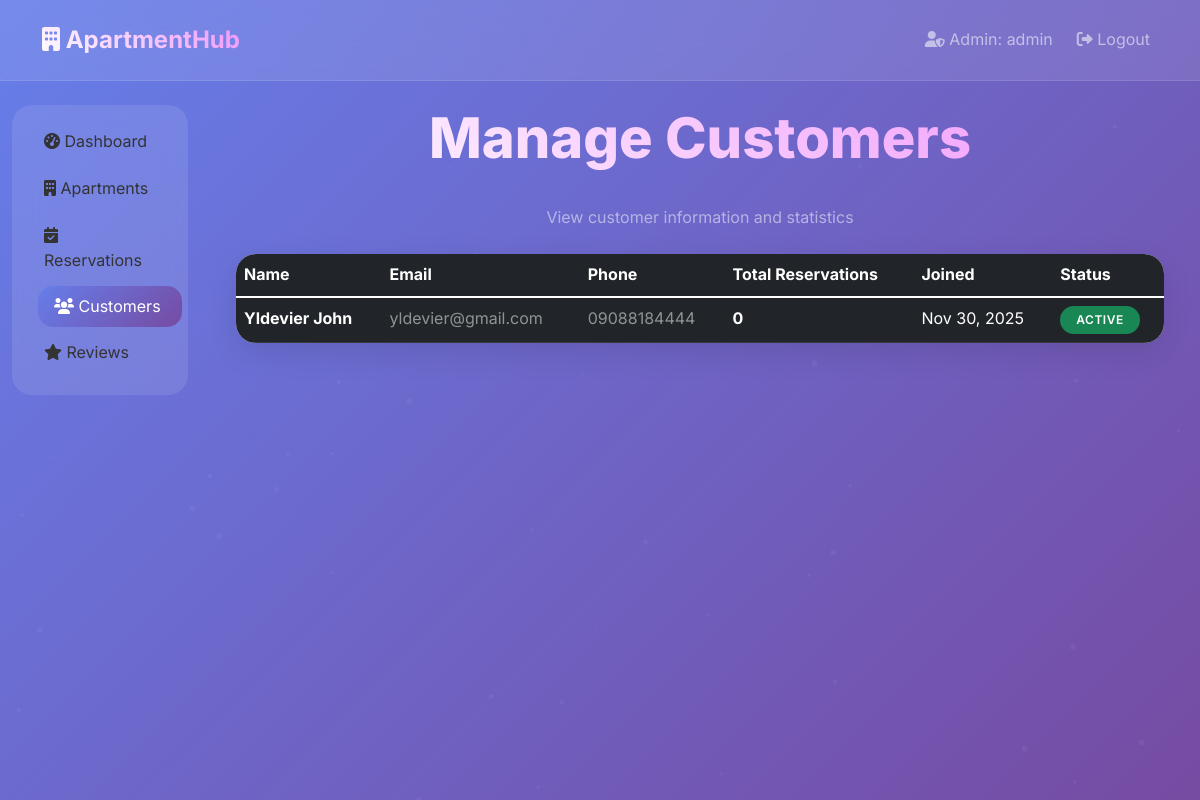
The page /admin/customers.php (signed in) on the database its author committed.
### tables this page shows
CREATE TABLE `users` (
  `id` int(11) NOT NULL,
  `username` varchar(50) NOT NULL,
  `password` varchar(255) NOT NULL,
  `role` enum('admin','customer') NOT NULL DEFAULT 'customer',
  `first_name` varchar(50) NOT NULL,
  `last_name` varchar(50) NOT NULL,
  `email` varchar(100) NOT NULL,
  `phone` varchar(20) DEFAULT NULL,
  `status` enum('active','inactive') DEFAULT 'active',
  `created_at` timestamp NOT NULL DEFAULT current_timestamp()
);

### admin/customers.php (the view, shortened to what this page needs)
<?php
require_once '../config/init.php';
$stmt = $pdo->query("SELECT u.*, COUNT(r.id) as total_reservations FROM users u LEFT JOIN reservations r ON u.id = r.customer_id WHERE u.role = 'customer' GROUP BY u.id ORDER BY u.created_at DESC");
$customers = $stmt->fetchAll();
?>
<!DOCTYPE html>
<html lang="en">
<head>
    <link href="https://cdn.jsdelivr.net/npm/bootstrap@5.1.3/dist/css/bootstrap.min.css" rel="stylesheet">
    <link href="https://cdnjs.cloudflare.com/ajax/libs/font-awesome/6.0.0/css/all.min.css" rel="stylesheet">
    <link rel="stylesheet" href="../assets/css/style.css">
</head>
<body style="background: linear-gradient(135deg, #667eea 0%, #764ba2 100%); min-height: 100vh;">
<nav class="navbar navbar-expand-lg navbar-dark">
    <div class="container">
        <a class="navbar-brand" href="../index.php">
            <i class="fas fa-building"></i> ApartmentHub
        </a>
        <div class="navbar-nav ms-auto">
            <span class="navbar-text me-3">
                <i class="fas fa-user-shield"></i> Admin: <?= $_SESSION['username'] ?>
            </span>
            <a class="nav-link" href="../logout.php">
                <i class="fas fa-sign-out-alt"></i> Logout
            </a>
        </div>
    </div>
</nav>
<div class="container-fluid">
    <div class="row">
        <div class="col-md-2">
            <div class="sidebar mt-4">
                <div class="list-group list-group-flush">
                    <a href="dashboard.php" class="list-group-item list-group-item-action">
                        <i class="fas fa-tachometer-alt"></i> Dashboard
                    </a>
                    <a href="apartments.php" class="list-group-item list-group-item-action">
                        <i class="fas fa-building"></i> Apartments
                    </a>
                    <a href="reservations.php" class="list-group-item list-group-item-action">
                        <i class="fas fa-calendar-check"></i> Reservations
                    </a>
                    <a href="customers.php" class="list-group-item list-group-item-action active">
                        <i class="fas fa-users"></i> Customers
                    </a>
                    <a href="reviews.php" class="list-group-item list-group-item-action">
                        <i class="fas fa-star"></i> Reviews
                    </a>
                </div>
            </div>
        </div>
        <div class="col-md-10">
            <div class="container mt-4">
                <div class="text-center mb-4">
                    <h1 class="hero-title">Manage Customers</h1>
                    <p class="text-white-50">View customer information and statistics</p>
                </div>
                <div class="card glass border-0">
                    <div class="card-body p-0">
                        <div class="table-responsive">
                            <table class="table table-dark table-hover mb-0">
                                <thead>
                                    <tr>
                                        <th class="border-0 text-white">Name</th>
                                        <th class="border-0 text-white">Email</th>
                                        <th class="border-0 text-white">Phone</th>
                                        <th class="border-0 text-white">Total Reservations</th>
                                        <th class="border-0 text-white">Joined</th>
                                        <th class="border-0 text-white">Status</th>
                                    </tr>
                                </thead>
                                <tbody>
                                    <?php foreach ($customers as $customer): ?>
                                    <tr>
                                        <td class="text-white fw-bold"><?= $customer['first_name'] . ' ' . $customer['last_name'] ?></td>
                                        <td class="text-white-50"><?= $customer['email'] ?></td>
                                        <td class="text-white-50"><?= $customer['phone'] ?></td>
                                        <td class="text-white fw-bold"><?= $customer['total_reservations'] ?></td>
                                        <td class="text-white"><?= date('M d, Y', strtotime($customer['created_at'])) ?></td>
                                        <td>
                                            <span class="badge bg-<?= $customer['status'] === 'active' ? 'success' : 'secondary' ?>">
                                                <?= ucfirst($customer['status']) ?>
                                            </span>
                                        </td>
                                    </tr>
                                    <?php endforeach; ?>
                                </tbody>
                            </table>
                        </div>
                    </div>
                </div>
            </div>
        </div>
    </div>
</div>
</body>
</html>

### assets/css/style.css (style rules this page uses)
:root { --primary: #667eea; --primary-dark: #5a6fd8; --secondary: #764ba2; --accent: #f093fb; --success: #4ecdc4; --warning: #ffe066; --danger: #ff6b6b; --dark: #2c3e50; --light: #f8f9fa; --gradient: linear-gradient(135deg, var(--primary) 0%, var(--secondary) 100%); --shadow: 0 10px 30px rgba(0,0,0,0.1); --shadow-hover: 0 20px 40px rgba(0,0,0,0.15); }
* { margin: 0; padding: 0; box-sizing: border-box; }
body { font-family: 'Inter', -apple-system, BlinkMacSystemFont, sans-serif; min-height: 100vh; line-height: 1.6; }
.glass { background: rgba(255, 255, 255, 0.1); backdrop-filter: blur(20px); border: 1px solid rgba(255, 255, 255, 0.2); border-radius: 20px; box-shadow: var(--shadow); }
.navbar { background: rgba(255, 255, 255, 0.1) !important; backdrop-filter: blur(20px); border-bottom: 1px solid rgba(255, 255, 255, 0.1); padding: 1rem 0; transition: all 0.3s ease; }
.navbar-brand { font-weight: 700; font-size: 1.5rem; background: linear-gradient(45deg, #fff, #f093fb); -webkit-background-clip: text; -webkit-text-fill-color: transparent; background-clip: text; }
.hero-title { font-size: 3.5rem; font-weight: 800; background: linear-gradient(45deg, #fff, #f093fb); -webkit-background-clip: text; -webkit-text-fill-color: transparent; background-clip: text; margin-bottom: 2rem; animation: fadeInUp 1s ease; }
.card { border: none; border-radius: 20px; overflow: hidden; transition: all 0.4s cubic-bezier(0.175, 0.885, 0.32, 1.275); background: rgba(255, 255, 255, 0.95); backdrop-filter: blur(20px); box-shadow: var(--shadow); position: relative; }
.card::before { content: ''; position: absolute; top: 0; left: 0; right: 0; height: 4px; background: var(--gradient); transform: scaleX(0); transition: transform 0.3s ease; }
.badge { padding: 8px 16px; border-radius: 20px; font-weight: 600; text-transform: uppercase; letter-spacing: 0.5px; animation: pulse 2s infinite; }
.sidebar { background: rgba(255, 255, 255, 0.1); backdrop-filter: blur(20px); border-radius: 20px; padding: 1rem; height: fit-content; position: sticky; top: 2rem; }
.list-group-item { background: transparent; border: none; border-radius: 15px; margin-bottom: 5px; transition: all 0.3s ease; color: #333; }
.list-group-item:hover, .list-group-item.active { background: var(--gradient); color: white; transform: translateX(10px); }

### rows shown on the page
users: first_name "Yldevier", last_name "John", email "yldevier@gmail.com", phone "09088184444", total_reservations "0", created_at "Nov 30, 2025", status "ACTIVE"

### other values the page prints
$_SESSION['username'] "admin"
